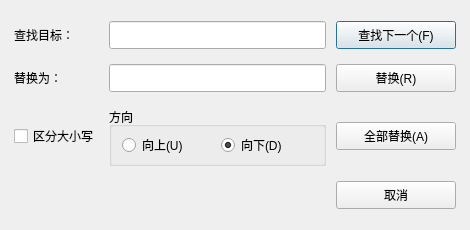
<?xml version="1.0" encoding="UTF-8"?>
<ui version="4.0">
 <class>replaceDialog</class>
 <widget class="QDialog" name="replaceDialog">
  <property name="geometry">
   <rect>
    <x>0</x>
    <y>0</y>
    <width>470</width>
    <height>230</height>
   </rect>
  </property>
  <property name="minimumSize">
   <size>
    <width>470</width>
    <height>230</height>
   </size>
  </property>
  <property name="windowTitle">
   <string>替换</string>
  </property>
  <property name="windowIcon">
   <iconset resource="res_notepad.qrc">
    <normaloff>:/img/replace.png</normaloff>:/img/replace.png</iconset>
  </property>
  <layout class="QGridLayout" name="gridLayout">
   <property name="leftMargin">
    <number>14</number>
   </property>
   <property name="topMargin">
    <number>14</number>
   </property>
   <property name="rightMargin">
    <number>14</number>
   </property>
   <property name="bottomMargin">
    <number>14</number>
   </property>
   <property name="horizontalSpacing">
    <number>10</number>
   </property>
   <property name="verticalSpacing">
    <number>8</number>
   </property>
   <item row="0" column="0">
    <widget class="QLabel" name="labelFind">
     <property name="text">
      <string>查找目标：</string>
     </property>
    </widget>
   </item>
   <item row="0" column="1">
    <widget class="QLineEdit" name="lineEditFind">
     <property name="minimumSize">
      <size>
       <width>180</width>
       <height>28</height>
      </size>
     </property>
    </widget>
   </item>
   <item row="0" column="2">
    <widget class="QPushButton" name="btnFindNext">
     <property name="minimumSize">
      <size>
       <width>120</width>
       <height>28</height>
      </size>
     </property>
     <property name="text">
      <string>查找下一个(F)</string>
     </property>
     <property name="default">
      <bool>true</bool>
     </property>
    </widget>
   </item>
   <item row="1" column="0">
    <widget class="QLabel" name="labelReplace">
     <property name="text">
      <string>替换为：</string>
     </property>
    </widget>
   </item>
   <item row="1" column="1">
    <widget class="QLineEdit" name="lineEditReplace">
     <property name="minimumSize">
      <size>
       <width>180</width>
       <height>28</height>
      </size>
     </property>
    </widget>
   </item>
   <item row="1" column="2">
    <widget class="QPushButton" name="btnReplace">
     <property name="minimumSize">
      <size>
       <width>120</width>
       <height>28</height>
      </size>
     </property>
     <property name="text">
      <string>替换(R)</string>
     </property>
    </widget>
   </item>
   <item row="2" column="0">
    <widget class="QCheckBox" name="checkCase">
     <property name="text">
      <string>区分大小写</string>
     </property>
    </widget>
   </item>
   <item row="2" column="1">
    <widget class="QGroupBox" name="groupDirection">
     <property name="title">
      <string>方向</string>
     </property>
     <layout class="QHBoxLayout" name="directionLayout">
      <property name="leftMargin">
       <number>10</number>
      </property>
      <property name="topMargin">
       <number>6</number>
      </property>
      <property name="rightMargin">
       <number>10</number>
      </property>
      <property name="bottomMargin">
       <number>6</number>
      </property>
      <item>
       <widget class="QRadioButton" name="radioUp">
        <property name="text">
         <string>向上(U)</string>
        </property>
       </widget>
      </item>
      <item>
       <widget class="QRadioButton" name="radioDown">
        <property name="text">
         <string>向下(D)</string>
        </property>
        <property name="checked">
         <bool>true</bool>
        </property>
       </widget>
      </item>
     </layout>
    </widget>
   </item>
   <item row="2" column="2">
    <widget class="QPushButton" name="btnReplaceAll">
     <property name="minimumSize">
      <size>
       <width>120</width>
       <height>28</height>
      </size>
     </property>
     <property name="text">
      <string>全部替换(A)</string>
     </property>
    </widget>
   </item>
   <item row="3" column="2">
    <widget class="QPushButton" name="btnCancel">
     <property name="minimumSize">
      <size>
       <width>120</width>
       <height>28</height>
      </size>
     </property>
     <property name="text">
      <string>取消</string>
     </property>
    </widget>
   </item>
  </layout>
 </widget>
 <resources>
  <include location="res_notepad.qrc"/>
 </resources>
 <connections/>
</ui>
